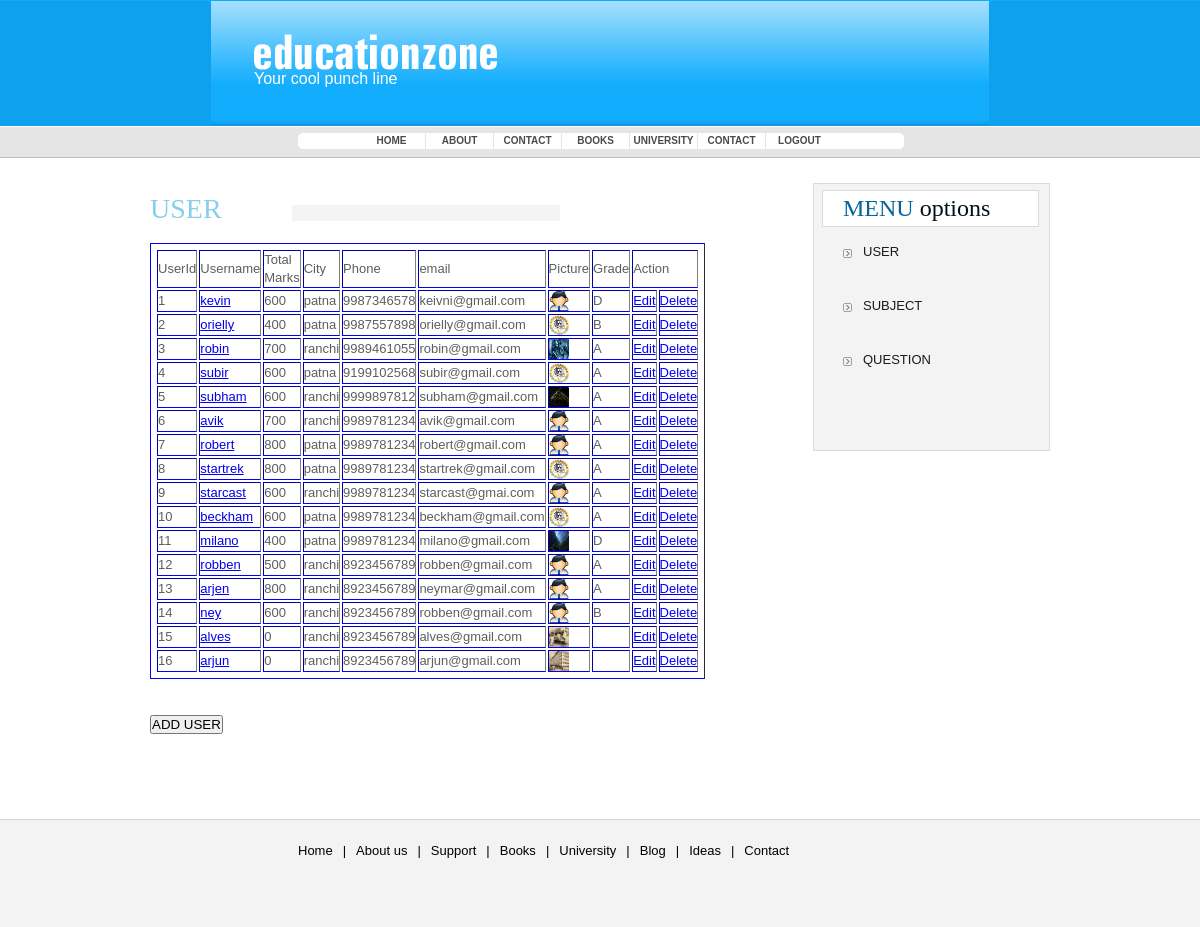
Page /admin/user.php (signed in) on the committed database.
### tables this page shows
CREATE TABLE IF NOT EXISTS `user` (
  `userid` int(10) NOT NULL AUTO_INCREMENT,
  `username` varchar(20) DEFAULT NULL,
  `password` varchar(20) DEFAULT NULL,
  `city` varchar(20) DEFAULT NULL,
  `phone` bigint(20) DEFAULT NULL,
  `email` varchar(20) DEFAULT NULL,
  `date` date DEFAULT NULL,
  `address` text,
  `picture` varchar(50) DEFAULT NULL,
  `course` varchar(20) DEFAULT NULL,
  `totalMarks` int(10) DEFAULT NULL,
  `marksObt` int(10) DEFAULT NULL,
  `grade` varchar(25) DEFAULT NULL,
  PRIMARY KEY (`userid`)
);

### admin/user.php (the view, shortened to what this page needs)
<?php
   include 'top.php';
   if(isset($_SESSION['usr']))
   {
   $result=mysql_query("select * from `user`");
 ?>
   <div id="bodyPan" style="border:0px solid black; overflow:auto;width:900px">
      <div id="bodyLeftPan" style="float:left width:400px">
       <div><h3 style="color:skyblue">USER</h3></div><br />
                <table border="1" >
                  <tr><td>UserId</td><td>Username</td>
                      <td>Total Marks</td><td>City</td>
                      <td>Phone</td><td>email</td>
                      <td>Picture</td><td>Grade</td>
                      <td colspan="2">Action</td>
                  </tr>
                   <?php
				    $id=1;
				    while($row=mysql_fetch_array($result))
				    {
				   ?>
			     <tr>
                    <td><?=$id;?></td>
					<td><a href="userprofile.php?id=<?=$row['userid']?>"><?= $row['username'];?></a></td>
                    <td><?=$row['totalMarks']?></td>
                    <td><?=$row['city'];?></td>
                    <td><?=$row['phone'];?></td>
                    <td><?=$row['email'];?></td>
                    <td><img src="<?=$row['picture'];?>" width="20px" height="20px" /></td>
                    <td><?=$row['grade']?></td>
                    <td><a href="edit.php?id=<?=$row['userid']?>">Edit</a></td>
                    <td><a href="delete.php?id=<?=$row['userid']?>">Delete</a></td>
                 </tr>
                 <?php
				     $id++;
					}
			     ?>
                </table><br /><br />
             <div sytle="float:right;border:1px solid black;margin-right:20px"><form action="reg.php" method="post"><input type="submit" value="ADD USER" /></form></div><br /><br />
   	</div>
	<div id="bodyRightPan" style="float:right;padding-right:0px">
		<h2><span>MENU</span> options</h2>
		<ul>
    		<li><a href="user.php">USER</a> </li><br /><br />
            <li><a href="subject.php">SUBJECT</a> </li><br /><br />
            <li><a href="question.php">QUESTION</a> </li><br /><br />
	</div>
</div>
<?php
   }
 include 'footer.php';
?>

### admin/top.php (shortened to what this page needs)
<!DOCTYPE html PUBLIC "-//W3C//DTD XHTML 1.0 Transitional//EN" "http://www.w3.org/TR/xhtml1/DTD/xhtml1-transitional.dtd">
<html xmlns="http://www.w3.org/1999/xhtml">
<head>
<link href="style.css" rel="stylesheet" type="text/css" />
</head>
<body>
<div id="topPan">
	<a href="#"><img src="images/logo.gif" alt="Education Zone" width="245" height="37" border="0"	class="logo" title="Education Zone"/></a>
	<p>Your cool punch line</p>
	<div id="topContactPan"></div>
	<div id="topMenuPan">
        <?php
		if(isset($_SESSION['usr']))
		      {
		  ?>
          <div id="topMenuLeftPan" style="width:60px;margin-left:45px"></div>
		<div id="topMenuMiddlePan" style="width:610px">
		  <?php
			  }
		    else
			{
		  ?>
          <div id="topMenuLeftPan"></div>
           <div id="topMenuMiddlePan">
           <?php } ?>
			<ul style="width:670px">
				<li class="home"><a href="index.php">Home</a></li>
				<li><a href="About.php">About</a></li>
				<li><a href="contacts.php">Contact</a></li>
				<li><a href="books.php">Books</a></li>
				<li><a href="universities.php">University</a></li>
                <?php
				  if(isset($_SESSION['usr']))
				  {
			    ?>
                <li ><a href="contacts.php" >Contact</a></li>
				<li class="contact"><a href="logout.php" class="contact">Logout</a></li>
                <?php
				  }
				  else
				  {
				  ?>
				      <li class="contact"><a href="contacts.php" class="contact">Contact</a></li>
                <?php
					 }
				 ?>
				   <div id="topMenuRightPan"></div>
			</ul>
		</div>
	</div><div class="inner_copy"></div>
</div>
</body>

### admin/footer.php (shortened to what this page needs)
<!DOCTYPE html PUBLIC "-//W3C//DTD XHTML 1.0 Transitional//EN" "http://www.w3.org/TR/xhtml1/DTD/xhtml1-transitional.dtd">
<html xmlns="http://www.w3.org/1999/xhtml">
<head>
<link href="style.css" rel="stylesheet" type="text/css" />
</head>
<body>
<div id="footermainPan">
	<div id="footerPan">
		<ul>
			<li><a href="#">Home</a>| </li>
			<li><a href="#">About us</a>| </li>
			<li><a href="#">Support</a>| </li>
			<li><a href="#">Books</a>| </li>
			<li><a href="#">University</a>| </li>
			<li><a href="#">Blog</a>| </li>
			<li><a href="#">Ideas</a>| </li>
			<li><a href="#">Contact</a> </li>
		</ul>
	</div>
</div>
</body>
</html>

### admin/style.css (style rules this page uses)
* { margin:0;padding:0 }
body { padding:0;margin:0;background:url(images/mainbg.gif) 0 0 repeat-x #fff;color:#5E5E5E;font:13px/18px Arial,Helvetica,sans-serif }
div, p, ul, h2, h3, img { padding:0;margin:0 }
ul { list-style-type:none }
#topPan { width:778px;height:158px;position:relative;margin:0 auto;background:url(images/topPan-bg.gif) 0 0 repeat-x #15AEFD;color:#fff;padding:0 }
#topPan img.logo { width:245px;height:37px;position:absolute;top:33px;left:43px }
#topPan p { font-size:16px;padding:70px 0 0 43px }
#topContactPan { width:159px;height:51px;position:absolute;top:43px;right:240px }
#topMenuPan { width:717px;height:16px;position:absolute;bottom:9px;left:42px }
#topMenuLeftPan { width:69px;height:16px;float:left;background:url(images/menu-leftbg.gif) 0 0 no-repeat }
#topMenuMiddlePan { width:544px;height:16px;float:left }
#topMenuMiddlePan ul { width:544px;height:16px }
#topMenuMiddlePan ul li { width:67px;height:16px;border-right:1px solid #E5E5E5;float:left }
#topMenuMiddlePan ul li a { width:67px;height:16px;display:block;background:#fff;color:#4A4A4A;font:10px/16px "Trebuchet MS",Arial,Helvetica,sans-serif;text-decoration:none;font-weight:bold;text-align:center;text-transform:uppercase }
#topMenuMiddlePan ul li.home { background:#fff;color:#0574AF;text-decoration:none;font:10px/16px "Trebuchet MS",Arial,Helvetica,sans-serif;font-weight:bold;text-align:center;text-transform:uppercase }
#topMenuMiddlePan ul li.contact { width:67px;border-right:1px solid #fff }
#topMenuMiddlePan ul li.contact a { width:67px;height:16px;display:block;background:#fff;color:#4A4A4A;font:10px/16px "Trebuchet MS",Arial,Helvetica,sans-serif;text-decoration:none;font-weight:bold;text-align:center;text-transform:uppercase }
#topMenuRightPan { width:70px;height:16px;float:left;background:url(images/menu-rightbg.gif) 0 0 no-repeat }
#bodyPan { width:683px;position:relative;margin:0 auto;padding:25px 0 0 }
#bodyLeftPan { width:410px;float:left;padding:12px 36px 0 0 }
#bodyLeftPan table { border-bottom:1px solid blue;border-left:1px solid blue;border-top:1px solid blue;padding:4px }
#bodyLeftPan h3 { width:410px;height:30px;background:url(images/border2.gif) 100% 70% no-repeat #fff;color:#00111A;font:28px/28px Georgia, "Times New Roman", Times, serif }
#bodyRightPan { width:235px;float:left;border:1px solid #DADADA;background:#F3F3F3;color:#1A1A1A;padding:0 0 28px }
#bodyRightPan h2 { width:195px;height:35px;display:block;border:1px solid #DADADA;background:#fff;color:#00111A;font:24px/34px Georgia, "Times New Roman", Times, serif;margin:6px 8px 16px;padding:0 0 0 20px }
#bodyRightPan h2 span { background:#fff;color:#046598 }
#bodyRightPan ul { width:180px;margin:0 0 17px 29px }
#bodyRightPan ul li { width:180px;height:18px }
#bodyRightPan ul li a { width:160px;height:18px;display:block;background:url(images/button.gif) 0 6px no-repeat #F3F3F3;color:#1A1A1A;text-decoration:none;padding:0 0 0 20px }
#footermainPan { height:85px;background:url(images/footerbg.gif) 0 0 repeat-x #fff;color:#010101;clear:both;padding:72px 0 0 }
#footerPan { width:683px;position:relative;margin:0 auto;font-family:"Trebuchet MS",Arial,Helvetica,sans-serif }
#footerPan ul { width:624px;position:relative;margin:0 auto }
#footerPan li { float:left }
#footerPan ul li a { padding:0 10px 0;color:#010101;background:#F3F3F3;text-decoration:none }

### rows in the picture
user: username "kevin", totalMarks "600", city "patna", phone "9987346578", email "keivni@gmail.com", picture (picture), grade "D"
user: username "orielly", totalMarks "400", city "patna", phone "9987557898", email "orielly@gmail.com", picture (picture), grade "B"
user: username "robin", totalMarks "700", city "ranchi", phone "9989461055", email "robin@gmail.com", picture (picture), grade "A"
user: username "subir", totalMarks "600", city "patna", phone "9199102568", email "subir@gmail.com", picture (picture), grade "A"
user: username "subham", totalMarks "600", city "ranchi", phone "9999897812", email "subham@gmail.com", picture (picture), grade "A"
user: username "avik", totalMarks "700", city "ranchi", phone "9989781234", email "avik@gmail.com", picture (picture), grade "A"
user: username "robert", totalMarks "800", city "patna", phone "9989781234", email "robert@gmail.com", picture (picture), grade "A"
user: username "startrek", totalMarks "800", city "patna", phone "9989781234", email "startrek@gmail.com", picture (picture), grade "A"
user: username "starcast", totalMarks "600", city "ranchi", phone "9989781234", email "starcast@gmai.com", picture (picture), grade "A"
user: username "beckham", totalMarks "600", city "patna", phone "9989781234", email "beckham@gmail.com", picture (picture), grade "A"
user: username "milano", totalMarks "400", city "patna", phone "9989781234", email "milano@gmail.com", picture (picture), grade "D"
user: username "robben", totalMarks "500", city "ranchi", phone "8923456789", email "robben@gmail.com", picture (picture), grade "A"
user: username "arjen", totalMarks "800", city "ranchi", phone "8923456789", email "neymar@gmail.com", picture (picture), grade "A"
user: username "ney", totalMarks "600", city "ranchi", phone "8923456789", email "robben@gmail.com", picture (picture), grade "B"
user: username "alves", totalMarks "0", city "ranchi", phone "8923456789", email "alves@gmail.com", picture (picture)
user: username "arjun", totalMarks "0", city "ranchi", phone "8923456789", email "arjun@gmail.com", picture (picture)
